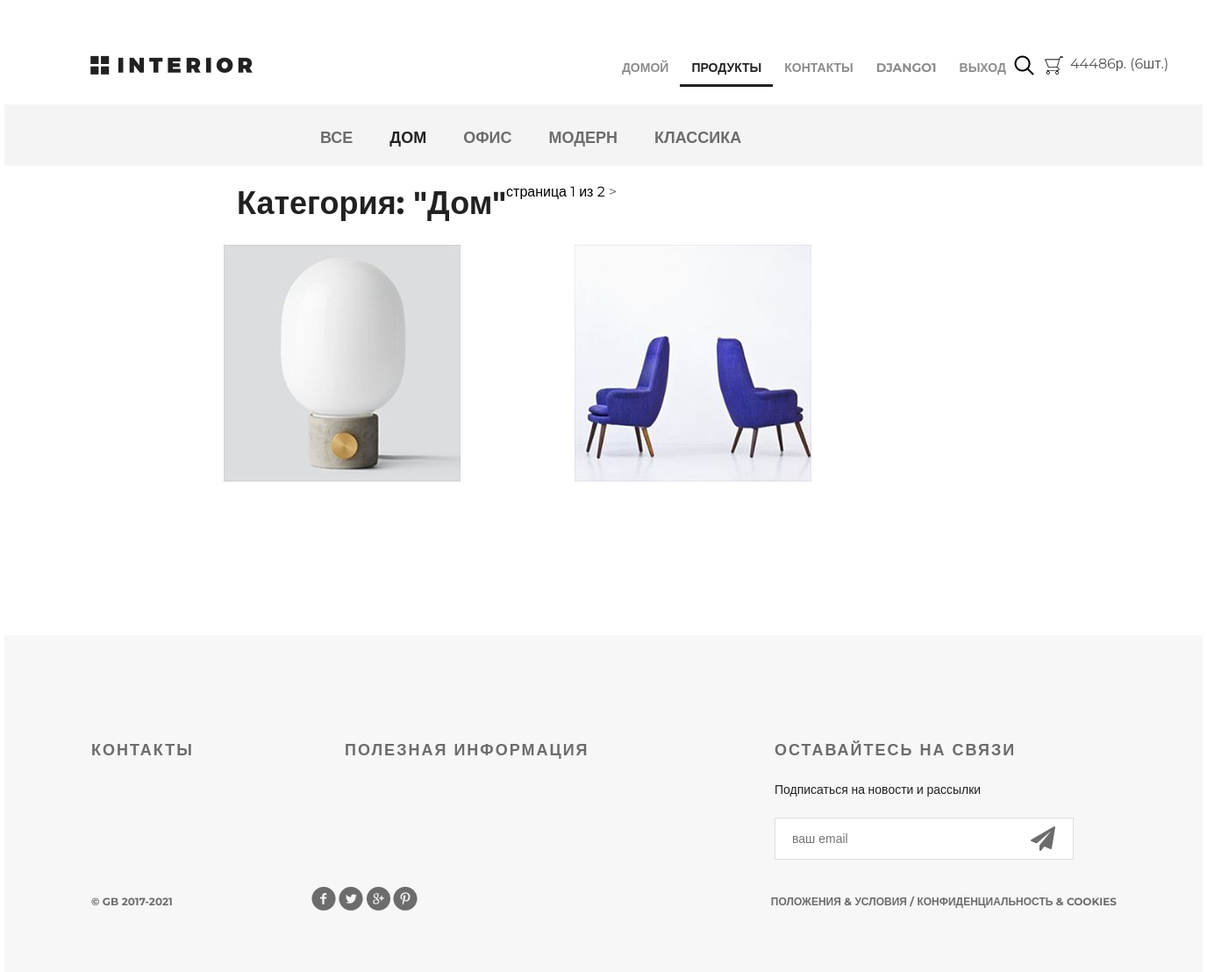
The page /products/category/1/ (signed in) on the database as committed earlier.
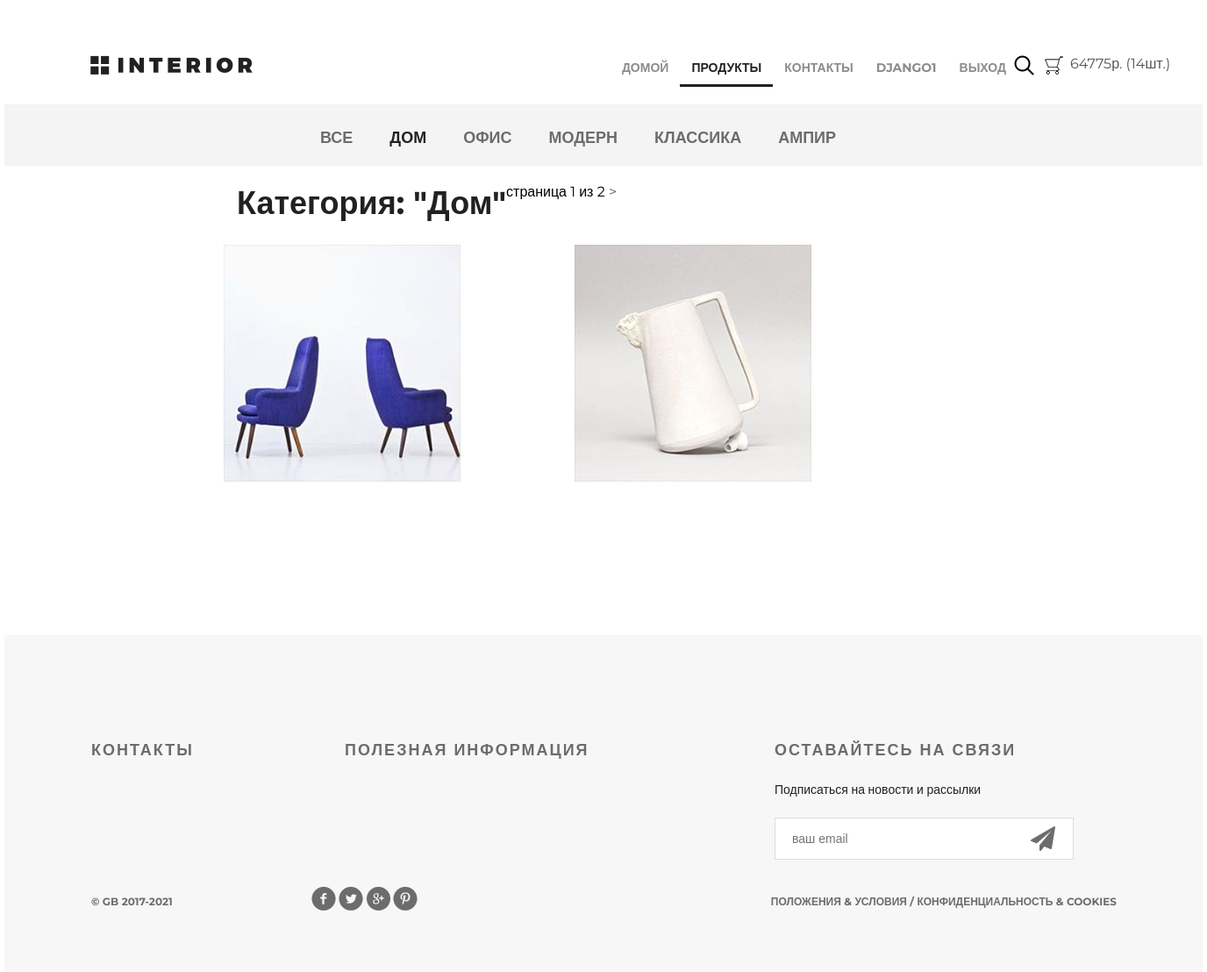
The same page on the database as committed later.
### basketapp/models.py (models this page shows)
class Basket(models.Model):
    user = models.ForeignKey(settings.AUTH_USER_MODEL, on_delete=models.CASCADE, related_name='basket')
    product = models.ForeignKey(Product, on_delete=models.CASCADE)
    quantity = models.PositiveSmallIntegerField(verbose_name='количество', default=0)
    add_datetime = models.DateTimeField(auto_now_add=True, verbose_name='время')
    @property
    def product_cost(self):
        return self.product.price * self.quantity
    @property
    def total_quantity(self):
        _items = Basket.objects.filter(user=self.user)
        _total_quantity = sum(list(map(lambda x: x.quantity, _items)))
        return _total_quantity
    @property
    def total_cost(self):
        _items = Basket.objects.filter(user=self.user)
        _total_cost = sum(list(map(lambda x: x.product_cost, _items)))
        return _total_cost

### authapp/models.py (models this page shows, shortened)
class ShopUser(AbstractUser):
    avatar = models.ImageField(upload_to='users_avatars', blank=True)
    age = models.PositiveSmallIntegerField(verbose_name='возраст')
    activation_key = models.CharField(max_length=128, blank=True)
    activation_key_expires = models.DateTimeField(auto_now_add=True, blank=True, null=True)

### mainapp/models.py (models this page shows, shortened)
class Product(models.Model):
    category = models.ForeignKey(ProductCategory, on_delete=models.CASCADE)
    name = models.CharField(max_length=128, verbose_name='имя')
    image = models.ImageField(upload_to='product_images', blank=True)
    short_desc = models.CharField(max_length=64, verbose_name='краткое описание', blank=True)
    description = models.TextField(blank=True, verbose_name='описание')
    price = models.DecimalField(verbose_name='цена', max_digits=8, decimal_places=2, default=0)
    quantity = models.PositiveSmallIntegerField(verbose_name='количество на складе', default=0)
    is_active = models.BooleanField(verbose_name="активность", default=True)

class ProductCategory(models.Model):
    name = models.CharField(max_length=64, unique = True, verbose_name = 'имя')
    description = models.TextField(verbose_name='описание', blank=True)
    is_active = models.BooleanField(verbose_name="активность", default=True)

### mainapp/views.py (the view, shortened to what this page needs)
# urls.py: path('products/', include('mainapp.urls', namespace='products')),
def products(request, pk=None):
    title = 'Продукты'
    links_menu = ProductCategory.objects.all()
    page = request.GET.get('p',1)
    if pk is not None:
        if pk == 0:
            products = Product.objects.all().order_by('price')
            category_item = {'name':'все','pk':0}
        else:
            category_item = get_object_or_404(ProductCategory, pk=pk)
            products = Product.objects.filter(category=category_item)
        paginator = Paginator(products, 2)
        try:
            products_paginator = paginator.page(page)
        except PageNotAnInteger:
            products_paginator = paginator.page(1)
        except EmptyPage:
            products_paginator = paginator.page(paginator.num_pages)
        context = {
            'title': title,
            'links_menu': links_menu,
            'category': category_item,
            'products': products_paginator,
        }
        return render(request, 'mainapp/products_list.html', context)

### mainapp/context_processors.py (called while the page is built)
def basket(request):
    basket_list = []
    if request.user.is_authenticated:
        basket_list = Basket.objects.filter(user=request.user)
    return {
        'basket': basket_list
    }

### mainapp/templates/mainapp/products_list.html (shortened to what this page needs)
{% extends 'mainapp/base.html' %}
{% load static %}
{% block content %}
<div class="hero-white">
    <div class="header clearfix">
        <a href="{% url 'main' %}" class="logo"></a>
        {% include 'mainapp/includes/inc_main_menu.html' %}
    </div>
</div>
<div class="details">
    <div class="links clearfix">
        {% include 'mainapp/includes/inc_categories_menu.html' %}
    </div>
    <div class="products_list">
        <div class="title clearfix">
            <h2>Категория: "{{ category.name|title }}"</h2>
            <div class="pagination">
                <span class="current">
                    страница {{ products.number }} из {{ products.paginator.num_pages }}
                </span>
                {% if products.has_next %}
                    <a href="{% url 'products:category' category.pk %}?p={{ products.next_page_number }}"> > </a>
                {% endif %}
            </div>
        </div>
        <div class="category-products clearfix">
            {% for product in products %}
            <div class="block">
                <a href="{% url 'products:product' product.pk %} ">
                    <img src="/media/{{ product.image|default:'products_images/default.jpg' }}" alt="product">
                </a>
            </div>
            {% endfor %}
        </div>
    </div>
</div>
<div class="clr"></div>
{% endblock %}

### mainapp/templates/mainapp/includes/inc_main_menu.html (shortened to what this page needs)
<ul class="menu">
    <li>
        <a href="{% url 'main' %}" class="{% if request.resolver_match.url_name == 'main' %}active{% endif %}">
            домой
        </a>
    </li>
    <li>
        <a href="{% url 'products:products' %}" {% if 'products' in request.resolver_match.namespace %} class="active"
            {% endif %}>
            продукты
        </a>
    </li>
    <li>
        <a href="{% url 'contact' %}" class="{% if request.resolver_match.url_name == 'contact' %}active{% endif %}">
            контакты
        </a>
    </li>
    {% if user.is_authenticated %}
        <li>
            <a href="{% url 'auth:edit' %}">
                {{user.first_name|default:"Пользователь"}}
            </a>
        </li>
    {% endif %}
    <li>
        {% if user.is_authenticated %}
            <a href="{% url 'auth:logout' %}">выход</a>
        {% else %}
            <a href="{% url 'auth:login' %}">вход</a>
        {% endif %}
</ul>
<a href="#" class="search"></a>
<a href="{% url 'basket:view' %}" class="basket">
    <span>
        {% if basket %}
            {{ basket.0.total_cost|floatformat:0 }}р.
            ({{ basket.0.total_quantity }}шт.)
        {% endif %}
    </span>
</a>

### mainapp/templates/mainapp/includes/inc_categories_menu.html
<ul class="links-menu">
	<li>
		<a href="{% url 'mainapp:category' 0 %}"
		{% if request.resolver_match.kwargs.pk == 0 %}class="active"{% endif %}>
			все
		</a>
	</li>
	{% for link in links_menu %}
		<li>
			<a href="{% url 'mainapp:category' link.pk %}"
				{% if request.resolver_match.kwargs.pk == link.pk %}class="active"{% endif %}>
				{{ link.name }}
			</a>
		</li>
	{% endfor %}
</ul>

Rows that differ between the two databases and show on the page:
removed Basket: user+product+quantity "44486", user+quantity "6"
no longer on this page (row edited): Product: image (picture)
now on this page (row unchanged): Basket: user+product+quantity "64775", user+quantity "14"
added ProductCategory: name "АМПИР"
now on this page (row unchanged): Product: image (picture)
